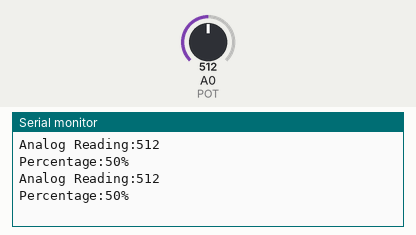
Recording of a sketch running on a simulated Arduino Uno, built with avr-gcc and run on an emulated ATmega328P. Shown: the last lines printed to the serial monitor. Inputs (shaded band) come from the test bench; at power-on: A0 (POT) = 512.

Above: at 1.8 s.
1.9 s: A0 (POT) set to 716
At 2.8 s:
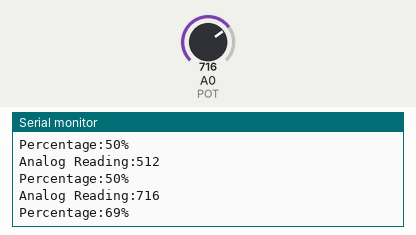
3.4 s: A0 (POT) set to 900
At 4.5 s:
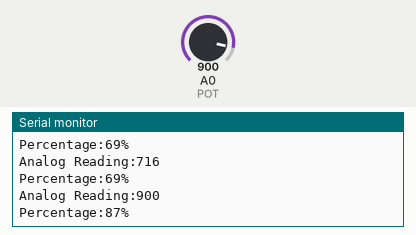
Timing chart, 0 to 6.4 s (numbered marks = the images above; inputs shaded):
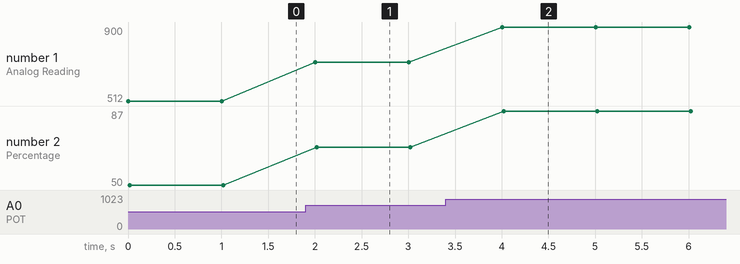

Measured:
- after the input at 1.9 s, the serial monitor: prints a new line after 0.10 s (image 1)
- after the input at 3.4 s, the serial monitor: prints a new line after 0.60 s (image 2)
- plotted number 1: 512 → 716 after the input at 1.9 s, 716 → 900 after the input at 3.4 s
- plotted number 2: 50 → 69 after the input at 1.9 s, 69 → 87 after the input at 3.4 s

The sketch:

_5.1_Toggle_LEDs_Multiple_Buttons.ino
```cpp
const int POT = A0;
int POT_min = 0;
int PO_max = 1023;
int value = 0;
int per = 0;

void setup()
{
  Serial.begin(9600);
}

void loop()
{
  value = analogRead(POT);
  Serial.print("Analog Reading:");
  Serial.println(value);
  per = map(value, 0, 1023, 0, 100);
  Serial.print("Percentage:");
  Serial.print(per);
  Serial.println("%");
  delay(1000);


}
```
